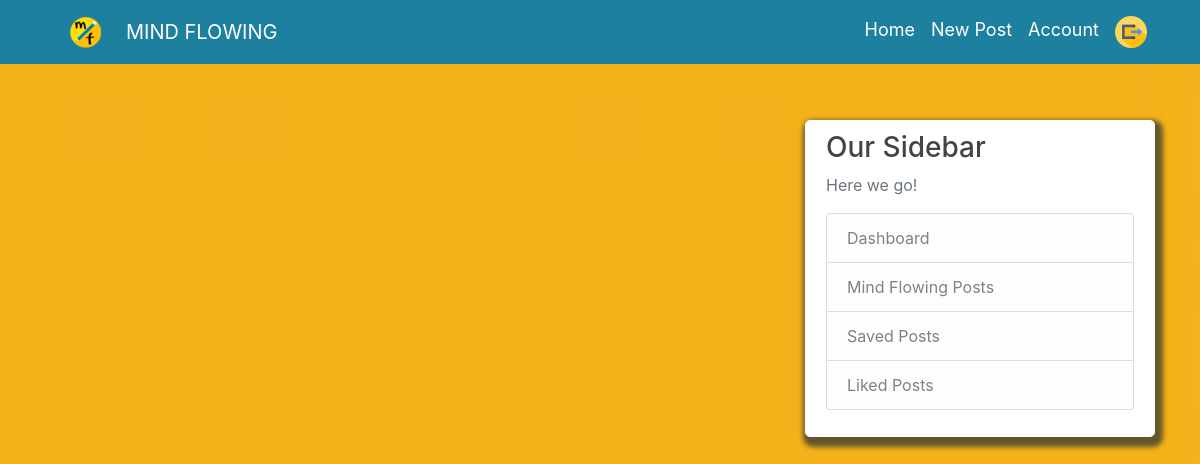
The page /home (signed in) on the database as committed earlier.
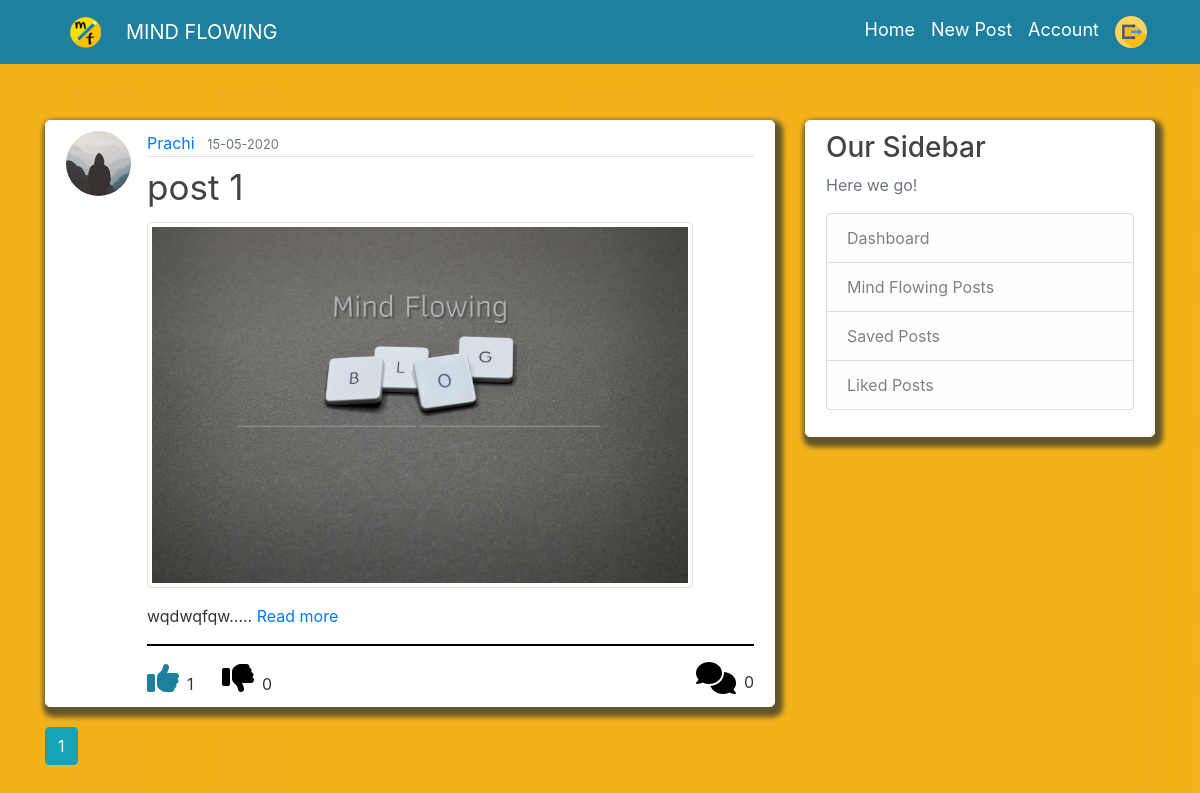
The same page on the database as committed later.
### flaskblog/models.py (models this page shows, shortened)
class Post(db.Model,UserMixin):
    id = db.Column(db.Integer, primary_key=True)
    title = db.Column(db.String(100), nullable=False)
    date_posted = db.Column(db.DateTime, nullable=False, default=datetime.utcnow)
    content = db.Column(db.Text, nullable=False)
    user_id = db.Column(db.Integer, db.ForeignKey('user.id'), nullable=False)
    likes = db.relationship('PostLike', backref='post', lazy='dynamic')
    unlikes = db.relationship('PostUnLike', backref='post', lazy='dynamic')
    comments = db.relationship('PostComment',backref='post',lazy='dynamic')
    saves = db.relationship('PostSave', backref='post', lazy='dynamic')
    image = db.Column(db.String(100))

class User(db.Model, UserMixin):
    id = db.Column(db.Integer, primary_key=True)
    username = db.Column(db.String(20), unique=True, nullable=False)
    email = db.Column(db.String(120), unique=True, nullable=False)
    image_file = db.Column(db.String(20), nullable=False, default='default.jpg')
    password = db.Column(db.String(60), nullable=False)
    posts = db.relationship('Post', backref='author', lazy=True)
    liked = db.relationship('PostLike',foreign_keys='PostLike.user_id', backref='user', lazy='dynamic')
    saved = db.relationship('PostSave',foreign_keys='PostSave.user_id', backref='user', lazy='dynamic')
    unliked = db.relationship('PostUnLike',foreign_keys='PostUnLike.user_id', backref='user', lazy='dynamic')
    commented = db.relationship('PostComment',foreign_keys='PostComment.user_id',backref='user',lazy='dynamic')
    image = db.relationship('PostComment',foreign_keys='PostComment.user_id',backref='img',lazy=True)
    confirmed = db.Column(db.Boolean, nullable=False, default=False)
    followed = db.relationship('Follow',
                               foreign_keys='Follow.follower_id',
                               backref=db.backref('follower', lazy='joined'),
                               lazy='dynamic',
                               cascade='all, delete-orphan')
    followers = db.relationship('Follow',
                                foreign_keys='Follow.followed_id',
                                backref=db.backref('followed', lazy='joined'),
                                lazy='dynamic',
                                cascade='all, delete-orphan')
    def has_liked_post(self, post):
        return PostLike.query.filter(
            PostLike.user_id == self.id,
            PostLike.post_id == post.id).count() > 0
    def has_unliked_post(self, post):
        return PostUnLike.query.filter(
            PostUnLike.user_id == self.id,
            PostUnLike.post_id == post.id).count() > 0

### flaskblog/routes.py (the view)
@app.route("/home")
@login_required
def home():
    page = request.args.get('page', 1, type=int)
    posts = Post.query.order_by(Post.date_posted.desc()).paginate(page=page, per_page=5)
    return render_template('home.html', posts=posts)

### flaskblog/models.py (called while the page is built)
@login_manager.user_loader
def load_user(user_id):
    return User.query.get(int(user_id))

### flaskblog/templates/home.html (shortened to what this page needs)
{% extends "layout.html" %}
{% block content %}
{% for post in posts.items %}
<article class="media content-section">
  <img class="rounded-circle article-img img-fluid"
    src="{{ url_for('static', filename='profile_pics/' + post.author.image_file) }}">
  <div class="media-body">
    <div class="article-metadata">
      <a class="mr-2" href="{{ url_for('user_posts', username=post.author.username) }}">{{ post.author.username }}</a>
      <small class="text-muted">{{ post.date_posted.strftime('%d-%m-%Y') }}</small>
    </div>
    <a class="article-title " style="font-size: 35px;" href="{{ url_for('post', post_id=post.id) }}">{{ post.title }}</a>
    {% if post.image %}
    <div class="image_container pb-3 pt-2">
      <img src="{{url_for('static', filename='post_pics/' + post.image)}}" class="img-fluid img-thumbnail"
        style="max-width: 90%;" alt="Responsive image">
    </div>
    {% endif %}
    <span class="article-content">
      <span class=" mt-3">{{post.content| truncate(300) | safe }}.....</span>
      <a href="{{url_for('post',post_id=post.id)}}">Read more</a></span>
    <hr class="allhr">
    {% if current_user.has_liked_post(post) %}
    <a href="{{ url_for('like_action', post_id=post.id, action='like1') }}" style="color:#1d809f;"><i
        class="fa fa-thumbs-up fa-2x"></i></a><span class="pl-2 pr-4">{{post.likes.count()}}</span>
    {% else %}
    <a href="{{ url_for('like_action', post_id=post.id, action='like') }}" style="color: black;"><i
        class="fa fa-thumbs-up fa-2x"></i></a><span class="pl-2 pr-4">{{post.likes.count()}}</span>
    {% endif %}
    {% if current_user.has_unliked_post(post) %}
    <a href="{{ url_for('like_action', post_id=post.id, action='unlike1') }}" style="color: #e4ac00;"><i
        class="fa fa-thumbs-down fa-2x"></i></a><span class="pl-2">{{post.unlikes.count()}}</span>
    {% else %}
    <a href="{{ url_for('like_action', post_id=post.id, action='unlike') }}" style="color: black;"><i
        class="fa fa-thumbs-down fa-2x"></i></a><span class="pl-2">{{post.unlikes.count()}}</span>
    {% endif %}
    <span class="pl-2 pt-2" style="float: right;">{{post.comments.count()}}</span>
    <a style="float: right;" href="{{ url_for('post_comment', post_id=post.id) }}"><i title="Comments"
        class="fa fa-comments fa-2x" onmouseover="this.style.color='#1d809f'" onmouseout="this.style.color='black'"
        style="color: black;"></i></a>
  </div>
</article>
{% endfor %}
{% for page_num in posts.iter_pages(left_edge=1, right_edge=1, left_current=1, right_current=2) %}
{% if page_num %}
{% if posts.page == page_num %}
<a class="btn btn-info mb-4" href="{{ url_for('home', page=page_num) }}">{{ page_num }}</a>
{% else %}
<a class="btn btn-outline-info mb-4" href="{{ url_for('home', page=page_num) }}">{{ page_num }}</a>
{% endif %}
{% else %}
...
{% endif %}
{% endfor %}
{% endblock content %}

### flaskblog/templates/layout.html (shortened to what this page needs)
<!DOCTYPE html>
<html>
<head>
  <link rel="stylesheet" href="https://maxcdn.bootstrapcdn.com/bootstrap/4.0.0/css/bootstrap.min.css"
>
  <link rel="stylesheet" type="text/css" href="{{ url_for('static', filename='main.css') }}">
  <link rel="stylesheet" href="https://cdnjs.cloudflare.com/ajax/libs/font-awesome/4.7.0/css/font-awesome.min.css">
</head>
<body>
  <header class="site-header">
    <nav class="navbar navbar-expand-md navbar-dark bg-steel fixed-top">
      <div class="container">
        <img src="/static/images/logo.png">
        <a class="navbar-brand mr-4" href="{{url_for('home') }}">MIND FLOWING</a>
        <div class="collapse navbar-collapse" id="navbarToggle">
          <div class="navbar-nav">
            {% if current_user.is_authenticated %}
            <a class="nav-item nav-link" href="{{ url_for('home') }}">Home</a>
            <a class="nav-item nav-link" href="{{ url_for('new_post') }}">New Post</a>
            <a class="nav-item nav-link" href="{{ url_for('account',username=current_user.username) }}">Account</a>
            <a class="nav-item nav-link" href="{{ url_for('logout') }}"><img title="Logout"
                src="/static/images/logout.png"></a>
            {% else %}
            <a class="nav-item nav-link" href="{{ url_for('intro') }}">Home</a>
            <a class="nav-item nav-link" href="{{ url_for('login') }}">Login</a>
            <a class="nav-item nav-link" href="{{ url_for('register') }}">Register</a>
            {% endif %}
          </div>
        </div>
      </div>
    </nav>
  </header>
  <main role="main" class="container">
    <div class="row">
      <div class="col-md-8">
        {% block content %}{% endblock %}
      </div>
      {% if current_user.is_authenticated %}
      <div class="col-md-4">
        <div class="content-section">
          <h3>Our Sidebar</h3>
          <p class='text-muted'>Here we go!
            <ul class="list-group">
              <a class="list-group-item list-group-item-light" href="{{url_for('home')}}">Dashboard</a>
              <a class="list-group-item list-group-item-light"
                href="{{url_for('user_posts',username='mind flowing blog')}}">Mind
                Flowing Posts</a>
              <a class="list-group-item list-group-item-light"
                href="{{url_for('save_post',username=current_user.username)}}">Saved Posts</a>
              <a class="list-group-item list-group-item-light"
                href="{{url_for('like_post',username=current_user.username)}}">Liked Posts</a>
              {% endif %}
            </ul>
          </p>
        </div>
      </div>
    </div>
  </main>
</body>
</html>

### flaskblog/static/main.css (style rules this page uses)
body { background: white; color: #333333; margin-top: 5rem; background: url("images/yellow.jpeg") no-repeat center center fixed; -webkit-background-size: cover; -moz-background-size: cover; -o-background-size: cover; background-size: cover; background-position: 0 20px; }
h1, h2, h3, h4, h5, h6 { color: #444444; }
.bg-steel { background-color: #1d809f; }
.site-header .navbar-nav .nav-link { color: #ffffff; font-size: large; }
hr.allhr { border: 0.5px solid black; }
.content-section { background: #ffffff; padding: 10px 20px; border: 0.5px solid white; border-radius: 5px; margin-bottom: 20px; box-shadow: 3px 5px 5px 5px #63552b; margin-top: 40px; }
.article-title { color: #444444; }
.article-img { height: 65px; width: 65px; margin-right: 16px; }
.article-metadata { padding-bottom: 1px; margin-bottom: 4px; border-bottom: 1px solid #e3e3e3 }

Rows that differ between the two databases and show on the page:
added Post: image_file (placeholder picture), author.username "Prachi", date_posted "15-05-2020", title "post 1", image (picture), content "wqdwqfqw", likes.count "1", unlikes.count "0", comments.count "0"
Other text that changed with them:
new list line: "1"
